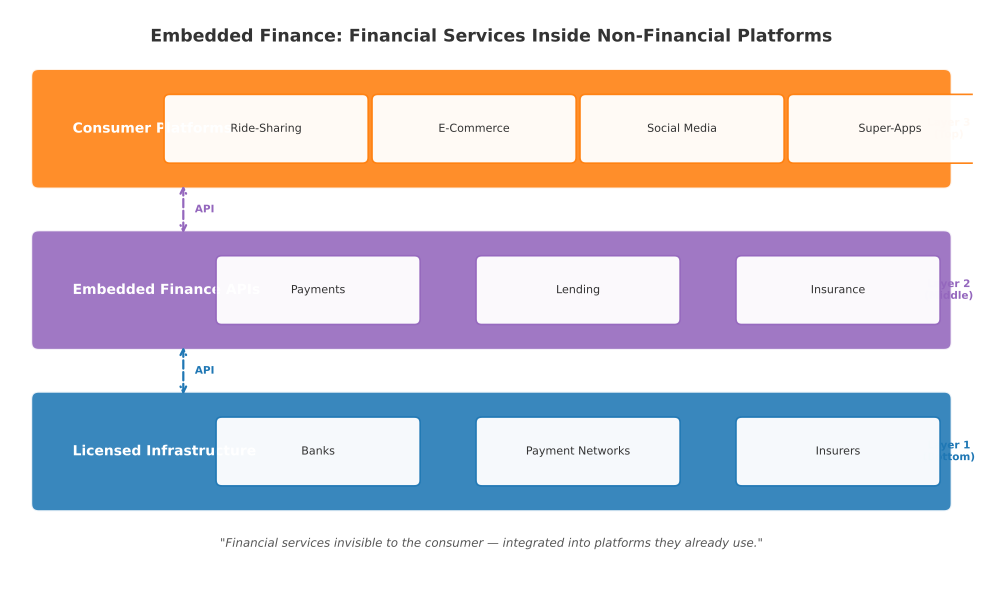

Python code for this plot:
"""
Figure 08: Embedded Finance Architecture
Three-layer architecture diagram with dashed API connection arrows.
"""

import sys
import os
sys.path.insert(0, os.path.join(os.path.dirname(__file__), '..', '..', '..', '_shared'))

import matplotlib
matplotlib.use('Agg')
import matplotlib.pyplot as plt
from matplotlib.patches import FancyBboxPatch, FancyArrowPatch
import matplotlib.patches as mpatches

try:
    from chart_styles import V4_COLORS, save_chart
except ImportError:
    V4_COLORS = {
        'MLPURPLE': '#9467BD', 'MLBLUE': '#1F77B4', 'MLRED': '#D62728',
        'MLORANGE': '#FF7F0E', 'MLGREEN': '#2CA02C', 'MLGRAY': '#7F7F7F',
        'MLTEAL': '#0D7377', 'MLCYAN': '#14BDEB', 'MLYELLOW': '#BCBD22',
        'MLPINK': '#E377C2', 'MLBROWN': '#8C564B',
    }
    def save_chart(fig, filename='chart.pdf', dpi=300):
        fig.tight_layout()
        fig.savefig(filename, format='pdf', bbox_inches='tight', dpi=dpi, facecolor='white')
        plt.close(fig)
        print(f'Saved: {filename}')

CHART_METADATA = {
    'title': 'Embedded Finance Architecture',
    'type': 'diagram',
    'section': 'WHERE',
    'lecture_number': 1,
}

def draw_layer(ax, y_bot, height, color, alpha, main_label, sub_labels):
    """Draw a full-width layer with label and sublabels."""
    box = FancyBboxPatch((0.3, y_bot), 9.4, height,
                          boxstyle='round,pad=0.08', facecolor=color,
                          edgecolor='white', linewidth=1.5, alpha=alpha, zorder=3)
    ax.add_patch(box)
    mid_y = y_bot + height / 2
    ax.text(0.65, mid_y, main_label, ha='left', va='center',
            fontsize=10, fontweight='bold', color='white', zorder=4)
    # Sublabels as small boxes within layer
    n = len(sub_labels)
    sub_w = 2.0
    sub_h = height * 0.55
    spacing = (9.4 - 0.6 - n * sub_w) / (n + 1)
    for i, lbl in enumerate(sub_labels):
        sx = 0.6 + spacing * (i + 1) + sub_w * i + sub_w / 2 + 0.9
        sub_box = FancyBboxPatch((sx - sub_w / 2, mid_y - sub_h / 2), sub_w, sub_h,
                                  boxstyle='round,pad=0.06', facecolor='white',
                                  edgecolor=color, linewidth=1.2, alpha=0.95, zorder=4)
        ax.add_patch(sub_box)
        ax.text(sx, mid_y, lbl, ha='center', va='center',
                fontsize=8, color='#333333', zorder=5)

def draw_dashed_arrow(ax, x, y1, y2, color):
    ax.annotate('', xy=(x, y2), xytext=(x, y1),
                arrowprops=dict(arrowstyle='<->', color=color, lw=1.6,
                                linestyle='dashed',
                                connectionstyle='arc3,rad=0'))
    ax.text(x + 0.12, (y1 + y2) / 2, 'API', ha='left', va='center',
            fontsize=7.5, color=color, fontweight='bold')

fig, ax = plt.subplots(figsize=(10, 6))
ax.set_xlim(0, 10)
ax.set_ylim(0, 6)
ax.axis('off')

# Title
ax.text(5, 5.72, 'Embedded Finance: Financial Services Inside Non-Financial Platforms',
        fontsize=12.5, fontweight='bold', ha='center', va='center', color='#333333')

# Layer 1 (Top): Consumer-facing platforms
draw_layer(ax, 4.2, 1.1, V4_COLORS['MLORANGE'], 0.88,
           'Consumer Platforms',
           ['Ride-Sharing', 'E-Commerce', 'Social Media', 'Super-Apps'])

# Layer 2 (Middle): Embedded financial services
draw_layer(ax, 2.5, 1.1, V4_COLORS['MLPURPLE'], 0.88,
           'Embedded Finance APIs',
           ['Payments', 'Lending', 'Insurance'])

# Layer 3 (Bottom): Licensed infrastructure
draw_layer(ax, 0.8, 1.1, V4_COLORS['MLBLUE'], 0.88,
           'Licensed Infrastructure',
           ['Banks', 'Payment Networks', 'Insurers'])

# Dashed API arrows between layers
draw_dashed_arrow(ax, 1.8, 3.62, 4.18, V4_COLORS['MLPURPLE'])
draw_dashed_arrow(ax, 1.8, 1.92, 2.48, V4_COLORS['MLBLUE'])

# Layer labels on right
ax.text(9.75, 4.75, 'Layer 3\n(Top)', ha='center', va='center',
        fontsize=7.5, color=V4_COLORS['MLORANGE'], fontweight='bold')
ax.text(9.75, 3.05, 'Layer 2\n(Middle)', ha='center', va='center',
        fontsize=7.5, color=V4_COLORS['MLPURPLE'], fontweight='bold')
ax.text(9.75, 1.35, 'Layer 1\n(Bottom)', ha='center', va='center',
        fontsize=7.5, color=V4_COLORS['MLBLUE'], fontweight='bold')

# Caption
ax.text(5.0, 0.38, '"Financial services invisible to the consumer \u2014 integrated into platforms they already use."',
        fontsize=8.5, ha='center', va='center', color='#555555', style='italic')

output_path = os.path.join(os.path.dirname(__file__), 'chart.pdf')
save_chart(fig, output_path)
